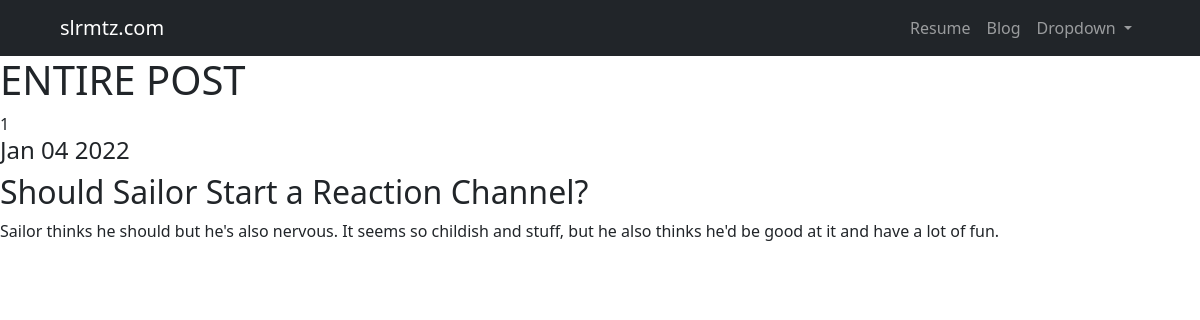
Page /blog/1/ on the committed database.
### blog/models.py (models this page shows)
class BlogProject(models.Model):
    blog_title = models.CharField(max_length=200)
    blog_date = models.DateField()
    blog_description = models.TextField()

### blog/views.py (the view)
# urls.py: path('<int:blog_id>/', views.detail, name='detail')
def detail(request, blog_id):
    blog = get_object_or_404(BlogProject, pk=blog_id)
    return render(request, 'blog/detail.html', {'blog':blog})

### blog/templates/blog/detail.html
{% extends 'portfolio/base.html' %}
{% block content %}
<h1>ENTIRE POST</h1>
{{ blog.id }}
<br>
<h4>{{ blog.blog_date | date:'M d Y' }}</h4>
<h2>{{ blog.blog_title }}</h2>
<p>{{ blog.blog_description }}</p>
{% endblock %}

### rows in the picture
BlogProject: id "1", blog_date "Jan 04 2022", blog_title "Should Sailor Start a Reaction Channel?", blog_description "Sailor thinks he should but he's also nervous. It seems so childish and stuff, but he also thinks he'd be good at it and have a lot of fun."
